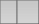
<?xml version="1.0" encoding="UTF-8"?>
<ui version="4.0">
 <class>menu</class>
 <widget class="QWidget" name="menu">
  <property name="geometry">
   <rect>
    <x>0</x>
    <y>0</y>
    <width>30</width>
    <height>23</height>
   </rect>
  </property>
  <property name="styleSheet">
   <string notr="true">QLabel {
	background: qlineargradient(x1: 0, y1: 0, x2: 0, y2: 1, stop: 0 rgba(128, 128, 128, 96), stop: 1 rgba(32, 32, 32, 32));
	border-style: outset;
	border-width: 1px;
	border-color:  rgba(75, 75, 75, 128);
	border-radius: 0px;    
	padding: 4px;
}
QLabel:hover {
	background: qlineargradient(x1: 0, y1: 0, x2: 0, y2: 1, stop: 0 rgba(52, 147, 241, 196), stop: 1 rgba(52, 147, 241, 96));
    
}</string>
  </property>
  <layout class="QHBoxLayout" name="horizontalLayout" stretch="1,0">
   <property name="spacing">
    <number>0</number>
   </property>
   <property name="margin">
    <number>0</number>
   </property>
   <item>
    <widget class="QLabel" name="label">
     <property name="textFormat">
      <enum>Qt::PlainText</enum>
     </property>
    </widget>
   </item>
   <item>
    <widget class="QLabel" name="buttonLabel">
     <property name="styleSheet">
      <string notr="true">QLabel {
	padding: 0px;
}</string>
     </property>
     <property name="text">
      <string>    </string>
     </property>
    </widget>
   </item>
  </layout>
 </widget>
 <resources/>
 <connections/>
</ui>
